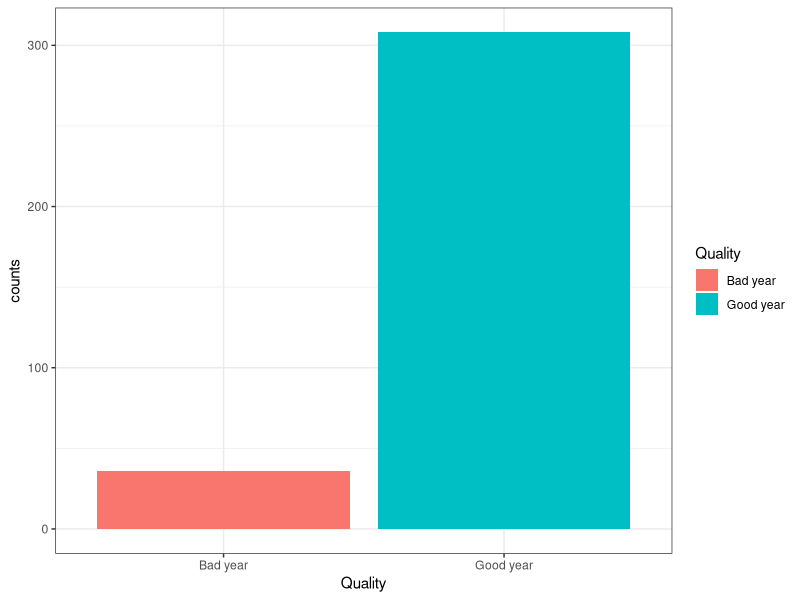
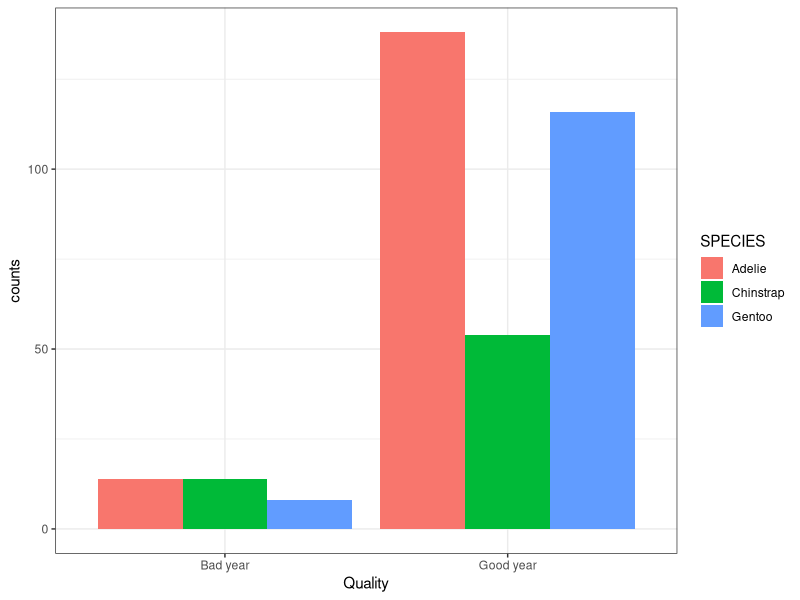
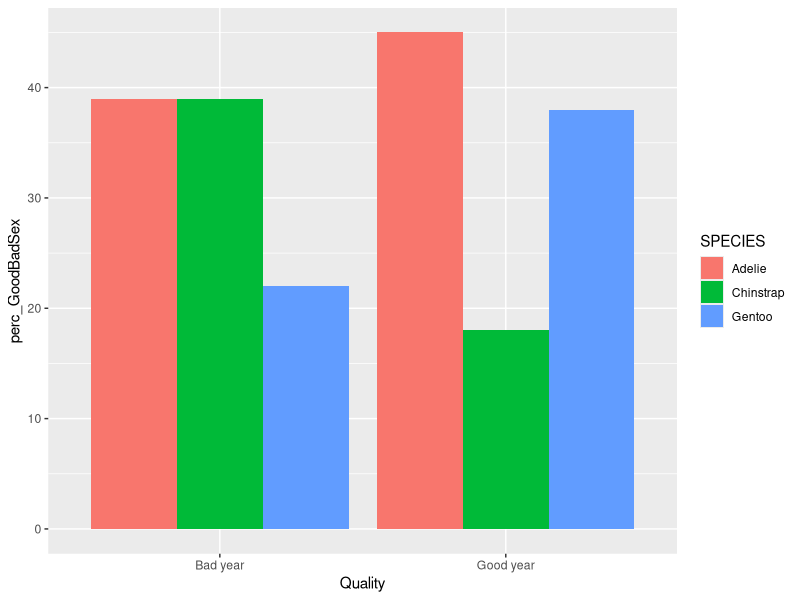
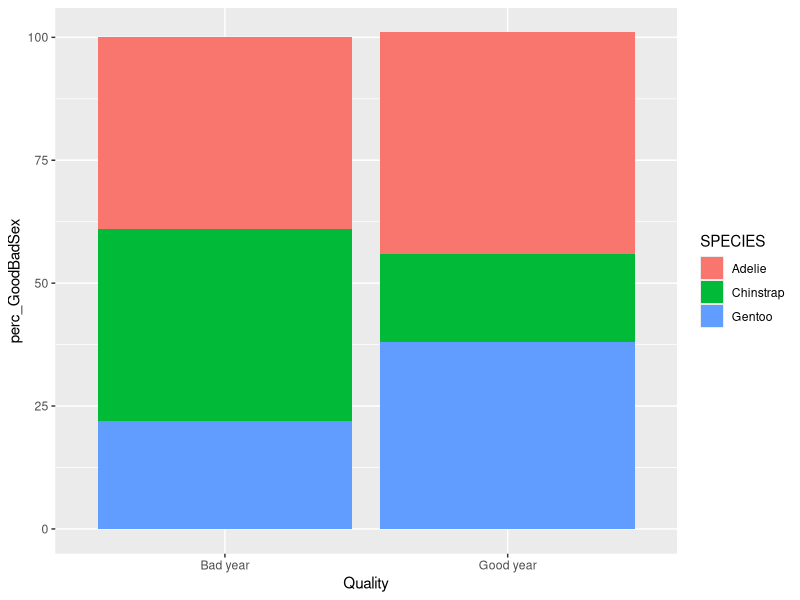
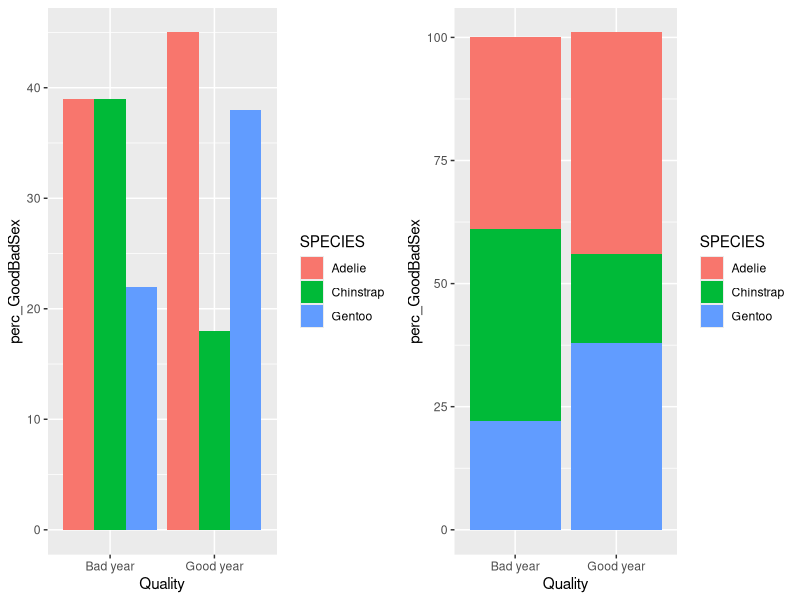

Here is the R script that generated these plots, in order: (Note: this script raises an error after producing the figures.)
## ---- chunk 1
knitr::opts_chunk$set(eval = FALSE)
## ---- chunk 2
#install.packages("")
library(dplyr) ## do czyszczenia zbioru danych => %>% , mutate(), case_when(), filter(), select()
library(tidyr) ## do porzadkowania danych
library(ragg) ## do eksportowania wykresow z mozliwoscia dostosowania rozmiaru tekstu
library(ggplot2) ## do tworzenia wykresow
library(cowplot) ## do laczenia roznych wykresow

library(palmerpenguins)
Penguins <- penguins_raw
## ---- chunk 3
## Nazwy kolumn mozna zmieniac na rozne sposoby

## Pierwszy sposob:
#colnames(Penguins) <- gsub(" ", ".", colnames(Penguins)) ## replace the space by a dot
#colnames(Penguins) <- gsub("\\s*\\([^\\)]+\\)", "", colnames(Penguins)) ## remove the (...)


## Drugi sposob, z ktorego skorzystamy podczas tego szkolenia:
## Utworz nazwe kolumny, ktora bedzie latwiejsza w uzyciu:
Penguins_clean <- Penguins %>% rename(Individual_ID = "Individual ID", 
                                Clutch_Completion= "Clutch Completion", 
                                Date_Egg = "Date Egg", 
                                Culmen_Length_mm = "Culmen Length (mm)",
                                Culmen_Depth_mm = "Culmen Depth (mm)",
                                Flipper_Length_mm = "Flipper Length (mm)",
                                Body_Mass_g = "Body Mass (g)",
                                Delta_15N_ooo = "Delta 15 N (o/oo)",
                                Delta_13C_ooo = "Delta 13 C (o/oo)") %>%
  # Utworz nowe zmienne, ktore wykorzystamy w naszej analizie:
  mutate(SEX = case_when(Sex == "MALE" ~ "M",
                         Sex == "FEMALE" ~ "F"),
         SPECIES = case_when(Species == "Adelie Penguin (Pygoscelis adeliae)" ~ "Adelie",
                             Species == "Gentoo penguin (Pygoscelis papua)" ~ "Gentoo",
                             Species == "Chinstrap penguin (Pygoscelis antarctica)" ~ "Chinstrap"),
         Quality = case_when(Clutch_Completion == "No" ~ "Bad year",
                            Clutch_Completion == "Yes" ~ "Good year")) %>%
   # Zachowaj tylko okreslona kolumne:
  dplyr::select(SPECIES,SEX,Island,Quality,Date_Egg,Culmen_Length_mm,Culmen_Depth_mm,Flipper_Length_mm,Body_Mass_g,Delta_15N_ooo,Delta_13C_ooo)

## ---- chunk 4
## Porownaj liczbe osob, ktore mialy dobry rok, z liczba osob, ktore mialy zly rok:
GoodvsBad <- Penguins_clean %>% group_by(Quality) %>% summarise(counts = n())
GoodvsBad

## Wykresl wyniki z funkcji GoodvsBad:
plot_amount1.1 <- ggplot(data = GoodvsBad, aes(x = Quality, y = counts, fill = Quality)) +
            geom_bar(stat = "identity")+
            theme_bw()
plot_amount1.1
## ---- chunk 5
## Porownaj liczbe osobnikow, ktore mialy dobry rok, z liczba osobnikow, ktore mialy zly rok, dla kazdego gatunku:
GoodvsBadSpecies <- Penguins_clean %>% group_by(Quality, SPECIES) %>% summarise(counts = n())
GoodvsBadSpecies

## Wykresl wyniki z funkcji GoodvsBadSpecies:
plot_amount1.2 <- ggplot(data = GoodvsBadSpecies, aes(x = Quality, y = counts, fill = SPECIES)) +
            geom_bar(stat = "identity", position=position_dodge())+
            theme_bw()
plot_amount1.2
## ---- chunk 6
head(Penguins_clean)

GoodvsBadSpecies_perc <- Penguins_clean %>% group_by(Quality, SPECIES) %>% 
  summarise(counts = n()) %>% 
  mutate(perc_GoodBadSex=round(prop.table(counts) * 100))
GoodvsBadSpecies_perc

plot_proportions2opt1 <- ggplot(data = GoodvsBadSpecies_perc, aes(x = Quality, y = perc_GoodBadSex, fill = SPECIES)) +
            geom_bar(stat = "identity", position=position_dodge())
plot_proportions2opt1

plot_proportions2opt2 <- ggplot(data = GoodvsBadSpecies_perc, aes(x = Quality, y = perc_GoodBadSex, fill = SPECIES)) +
            geom_bar(stat = "identity")
plot_proportions2opt2

## Ten fragment kodu pozwoli Ci wyswietlic oba wykresy obok siebie:
library(cowplot)
plot_grid(plot_proportions2opt1,plot_proportions2opt2)

## ---- chunk 7

## Rozwiazanie 1:
plot_distribution3.1opt1 <- ggplot(subset(Penguins_clean, SPECIES == "Adelie"), aes(Body_Mass_g,fill = SPECIES, colour = SPECIES)) +
  geom_density(alpha = 0.5)
plot_distribution3.1

## Rozwiazanie 2:
Adelie <- Penguins_clean %>% filter(SPECIES == "Adelie")

plot_distribution3.1opt2 <- ggplot(Adelie, aes(Body_Mass_g, fill = SPECIES, colour = SPECIES)) +
  geom_density(alpha = 0.5)
plot_distribution3.1opt2
## ---- chunk 8
## Jesli zapomnisz usunac wartosc „NA”, otrzymasz nastepujacy wykres:
Adelie <- Penguins_clean %>% filter(SPECIES == "Adelie")

plot_distribution3.2opt1 <- ggplot(Adelie, aes(Body_Mass_g,fill = SEX, colour = SEX)) +
  geom_density(alpha = 0.5)
plot_distribution3.2opt1

## Najpierw musisz usunac wartosci „NA”, w przeciwnym razie pojawia sie one na wykresie:
AdelieSex <- Penguins_clean %>% filter(SPECIES == "Adelie" & !is.na(SEX))

## Wykres ten przedstawia mase ciala pingwinow Adeli, z jedna krzywa dla samic i jedna dla samcow:
plot_distribution3.2opt2 <- ggplot(AdelieSex, aes(Body_Mass_g,fill = SEX, colour = SEX)) +
  geom_density(alpha = 0.5)
plot_distribution3.2opt2

## Tutaj widac oba wykresy obok siebie:
library(cowplot)
plot_grid(plot_distribution3.2opt1,plot_distribution3.2opt2)


## ---- chunk 9
## Najpierw musimy usunac wartosci „brak danych” dla zmiennych Delta15N i Delta13C:
Penguins_delta <- Penguins_clean %>% filter(!is.na(Delta_13C_ooo)) %>% filter(!is.na(Delta_15N_ooo))

## Mozemy przyjrzec sie zaleznosci miedzy Delta15N a Delta13C
plot_xyrelationship1 <- ggplot(Penguins_delta, aes(x = Delta_15N_ooo, y = Delta_13C_ooo)) +
  geom_point(size = 1, shape = 21)
plot_xyrelationship1
## ---- chunk 10
head(Penguins_delta)

plot_xyrelationship4.2 <- ggplot(Penguins_delta) +
  geom_point(aes(x = Delta_15N_ooo, y = Delta_13C_ooo, size = SPECIES, color = SPECIES, shape = SPECIES)) +
  scale_size_manual(values=c(2,3,4)) +
  scale_color_manual(values = c("pink4","purple3","darkblue")) +
  scale_shape_manual(values=c(11,8,25))
plot_xyrelationship4.2
## ---- chunk 11

### Oto przyklad zmian wprowadzonych w parametrach:
plot_xyrelationship4.2 <- ggplot(Penguins_delta) +
  geom_point(aes(x = Delta_15N_ooo, y = Delta_13C_ooo, size = SPECIES, color = SPECIES, shape = SPECIES)) + # Twierdzisz tutaj, ze rozmiar, kolor i ksztalt pior powinny zalezec od gatunku pingwina
  scale_size_manual(values=c(4,4,4)) + # poniewaz w naszym zbiorze danych znajduja sie trzy gatunki, musimy podac trzy wartosci 
  scale_color_manual(values = c("dodgerblue3","lightblue4","cadetblue")) + # poniewaz w naszym zbiorze danych znajduja sie trzy gatunki, musimy podac trzy wartosci 
  scale_shape_manual(values=c(97,99,103)) # poniewaz w naszym zbiorze danych znajduja sie trzy gatunki, musimy podac trzy wartosci 
plot_xyrelationship4.2
## ---- chunk 12
head(Penguins_clean)

## Obliczymy odchylenie standardowe od sredniej dla dlugosci pletw wszystkich gatunkow pingwinow:
Flipper_Species <- Penguins_clean %>% group_by(SPECIES) %>% 
  summarise(mean_flipper = mean(Flipper_Length_mm, na.rm=T),
            sd_flipper = sd(Flipper_Length_mm, na.rm=T))


## Oto sposob na wizualizacje tych wynikow za pomoca biblioteki ggplot:
## Wizualizacja roznic w dlugosci pletw u poszczegolnych gatunkow pingwinow:
plot_uncertainty5 <- ggplot(Flipper_Species, aes(x = SPECIES, y = mean_flipper, color = SPECIES)) +
  geom_pointrange(aes(ymin=mean_flipper-sd_flipper, ymax=mean_flipper+sd_flipper))
  
plot_uncertainty5
## ---- chunk 13

## Usun wszystkie wartosci „NA” z zbioru danych:
Penguins_allnarm <- Penguins_clean %>%
  na.omit()

## Zmien format mojej tabeli:
library(tidyr) ## wymagane jest uzycie funkcji gather()
Penguinslong <- gather(Penguins_allnarm, key="measure", value="value", c("Culmen_Length_mm", "Culmen_Depth_mm","Flipper_Length_mm","Body_Mass_g"))
Penguinslong$measure <- as.factor(Penguinslong$measure)

##  Zmien nazwy moich zmiennych, aby na koncowym wykresie pojawily sie ladniejsze nazwy:
Penguinslong <- Penguinslong %>% mutate(measure = case_when(measure == "Culmen_Length_mm" ~ "Culmen length (mm)",
                                                            measure == "Culmen_Depth_mm" ~ "Culmen depth (mm)",
                                                            measure == "Flipper_Length_mm" ~ "Flipper length (mm)",
                                                            measure == "Body_Mass_g" ~ "Body mass (g)"))




## Opracuj fabule:
Penguins_SpeciesIsland_plot <- ggplot(Penguinslong, aes(x = as.factor(SPECIES), y = value)) +
  # Poszczegolne punkty
  geom_point(aes(color = SPECIES),position = position_jitter(w = .15), alpha=0.5) +
  scale_color_manual(values = c("dodgerblue3","lightblue4","cadetblue")) +
  # Violon plot: dystrybucje
  geom_violin(aes(fill = SPECIES), alpha = 0.5) + 
  scale_fill_manual(values = c("dodgerblue3","lightblue4","cadetblue")) +
  # Boxplot: dystrybucje
  geom_boxplot(aes(fill = SPECIES),width = .25,outlier.shape = NA) +
  # Utworz wykres fasetowy: polacz rozne zmienne na jednym wykresie
  facet_grid(measure ~ Island, scales = "free", #  Funkcja facetingu z dowolnymi skalami osi Y, umozliwiająca ustawienie indywidualnych zakresow wartosci na osi Y dla kazdego wiersza
             switch = "y") +  # zmien kolejnosc nazw zmiennych mierzonych z prawej na lewa
  theme_bw() +  # Opcjonalnie: lepsza wizualizacja dzieki czystemu tlu
  # Dostosuj wszystkie parametry wykresu wedlug wlasnego uznania
  theme(
    strip.text.x = element_text(size = 12),  # Dostosuj rozmiar tekstu dla filtrow dotyczących gatunkow
    strip.text.y = element_text(size = 12),   # Dostosuj rozmiar tekstu dla elementow twarzy miary
    axis.text = element_text(size=12, color = "black"), # Dostosuj tekst osi
    axis.title = element_blank(),  # Zmien tytul osi
    legend.title = element_text(size = 12), # Zmien tytul legendy 
    legend.text = element_text(size = 12) # Dostosuj tekst legendy
  ) +
  scale_y_continuous("value", position = "right")  # Zmien skale osi Y po prawej stronie
Penguins_SpeciesIsland_plot


### Sprobuj wyeksportowac wykres bezposrednio z konsoli, zachowujac kontrole nad rozmiarem tekstu i linii:
setwd("")
library(ragg)
## Scaling change the size of the text on my plot
ragg::agg_png("Penguins_SpeciesIsland_plot_10x10_2.png", width = 10, height = 10, units = "in", res = 300, scaling = 2)
Penguins_SpeciesIsland_plot
dev.off()
